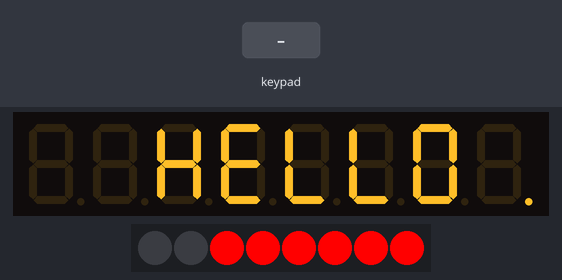
A sketch run on a simulated Arduino Uno, built with avr-gcc and run on an emulated ATmega328P. On the bench: 8-digit seven-segment display, 8 RGB LEDs in strip order, left to right. Wiring (inferred from the names in the program): TM1638 display and keys: STB pin 7; clock pin 6; DIO pin 5. Inputs (shaded band) come from the test bench.

Above: at 18.0 s.
18.1 s: key '1' pressed
At 20.04 s:
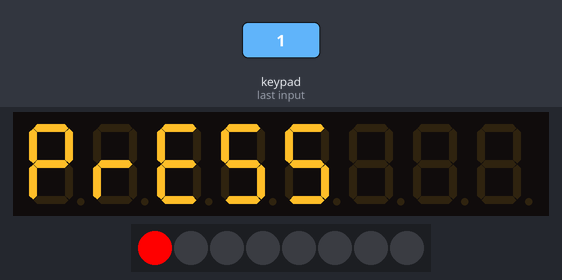
22.2 s: keypad keys 1 2 pressed 1.499 s apart
At 22.51 s:
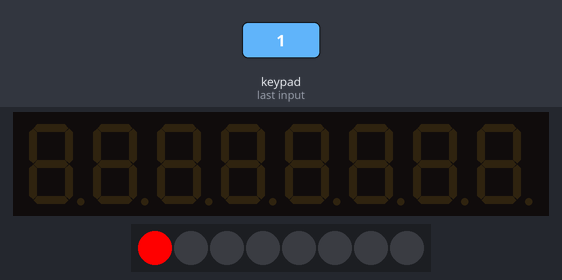
26.6 s: keypad keys 2 5 pressed 1.499 s apart
At 28.26 s:
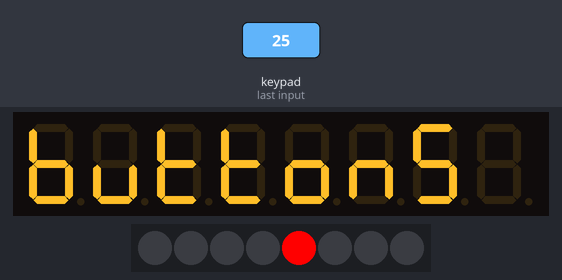
31.0 s: key '2' pressed
At 31.14 s:
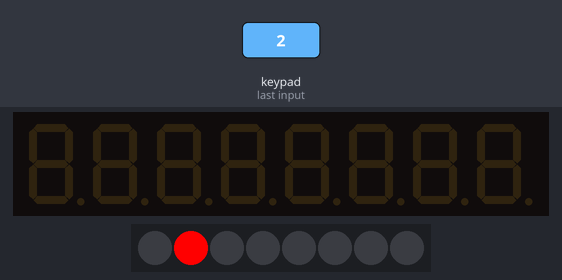
Timing chart, 0 to 33.5 s (numbered marks = the images above; inputs shaded):
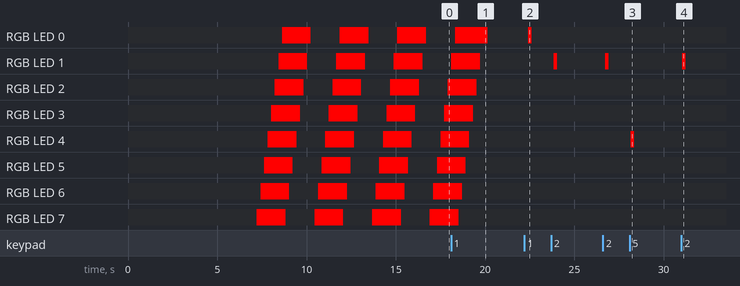

Measured:
- after the input at 18.1 s, the display: first differs from a run without the input after 1.8 s (image 1)
- after the input at 22.2 s, the display: changes after 0.21 s (image 2)

The sketch:

LED-KEY_TM1638.ino
```cpp
// Definições

#define PinData 5
#define PinClock 6
#define PinStrobe 7
#define COUNTING_MODE 0
#define SCROLL_MODE 1
#define BUTTON_MODE 2

// Funtions Prototypes

void f_reset();
void f_sendCommand(uint8_t value);
bool f_counting();
bool f_scroll();
void f_buttons();
uint8_t f_read_buttons(void);
void f_setLed(uint8_t value, uint8_t position);

// setup

void setup()
{
  pinMode(PinData, OUTPUT);
  pinMode(PinClock, OUTPUT);
  pinMode(PinStrobe, OUTPUT);
  f_sendCommand(0x88);  // Set maximum display brightness
  f_reset();
}

// loop

void loop()
{
  static uint8_t mode = COUNTING_MODE;
  switch (mode)
  {
    case COUNTING_MODE:
      mode += f_counting();
      delay(500);
      break;
    case SCROLL_MODE:
      mode += f_scroll();
      break;
    case BUTTON_MODE:
      f_buttons();
      break;
  }
  delay(200);
}

void f_reset()
{
  f_sendCommand(0x40); // Set auto increment mode
  digitalWrite(PinStrobe, LOW);
  shiftOut(PinData, PinClock, LSBFIRST, 0xc0);   // Set starting address to 0
  for (uint8_t idx = 0; idx < 16; idx++)
  {
    shiftOut(PinData, PinClock, LSBFIRST, 0x00);
  }
  digitalWrite(PinStrobe, HIGH);
}

void f_sendCommand(uint8_t value)
{
  digitalWrite(PinStrobe, LOW);
  shiftOut(PinData, PinClock, LSBFIRST, value);
  digitalWrite(PinStrobe, HIGH);
}

bool f_counting()
{
  /*0*/ /*1*/ /*2*/ /*3*/ /*4*/ /*5*/ /*6*/ /*7*/ /*8*/ /*9*/
  uint8_t digits[] = { 0x3f, 0x06, 0x5b, 0x4f, 0x66, 0x6d, 0x7d, 0x07, 0x7f, 0x6f };
  static uint8_t digit = 0;
  f_sendCommand(0x40);
  digitalWrite(PinStrobe, LOW);
  shiftOut(PinData, PinClock, LSBFIRST, 0xc0);
  for (uint8_t idx = 0; idx < 8; idx++)
  {
    shiftOut(PinData, PinClock, LSBFIRST, digits[digit]);
    shiftOut(PinData, PinClock, LSBFIRST, 0x00);
  }
  digitalWrite(PinStrobe, HIGH);
  digit = ++digit % 10;
  return digit == 0;
}

bool f_scroll()
{
  uint8_t scrollText[] =
  {
    /* */ /* */ /* */ /* */ /* */ /* */ /* */ /* */
    0x00, 0x00, 0x00, 0x00, 0x00, 0x00, 0x00, 0x00,
    /*H*/ /*E*/ /*L*/ /*L*/ /*O*/ /*.*/ /*.*/ /*.*/
    0x76, 0x79, 0x38, 0x38, 0x3f, 0x80, 0x80, 0x80,
    /* */ /* */ /* */ /* */ /* */ /* */ /* */ /* */
    0x00, 0x00, 0x00, 0x00, 0x00, 0x00, 0x00, 0x00,
    /*H*/ /*E*/ /*L*/ /*L*/ /*O*/ /*.*/ /*.*/ /*.*/
    0x76, 0x79, 0x38, 0x38, 0x3f, 0x80, 0x80, 0x80,
  };
  static uint8_t index = 0;
  uint8_t scrollLength = sizeof(scrollText);
  f_sendCommand(0x40);
  digitalWrite(PinStrobe, LOW);
  shiftOut(PinData, PinClock, LSBFIRST, 0xc0);

  for (int idx = 0; idx < 8; idx++)
  {
    uint8_t c = scrollText[(index + idx) % scrollLength];
    shiftOut(PinData, PinClock, LSBFIRST, c);
    shiftOut(PinData, PinClock, LSBFIRST, c != 0 ? 1 : 0);
  }

  digitalWrite(PinStrobe, HIGH);
  index = ++index % (scrollLength << 1);
  return index == 0;
}

void f_buttons()
{
  uint8_t promptText[] =
  {
    /*P*/ /*r*/ /*E*/ /*S*/ /*S*/ /* */ /* */ /* */
    0x73, 0x50, 0x79, 0x6d, 0x6d, 0x00, 0x00, 0x00,
    /* */ /* */ /* */ /* */ /* */ /* */ /* */ /* */
    0x00, 0x00, 0x00, 0x00, 0x00, 0x00, 0x00, 0x00,
    /*b*/ /*u*/ /*t*/ /*t*/ /*o*/ /*n*/ /*S*/ /* */
    0x7c, 0x1c, 0x78, 0x78, 0x5c, 0x54, 0x6d, 0x00,
    /* */ /* */ /* */ /* */ /* */ /* */ /* */ /* */
    0x00, 0x00, 0x00, 0x00, 0x00, 0x00, 0x00, 0x00,
  };
  static uint8_t block = 0;
  uint8_t textStartPos = (block / 4) << 3;

  for (uint8_t idx = 0; idx < 8; idx++)
  {
    f_sendCommand(0x44);
    digitalWrite(PinStrobe, LOW);
    shiftOut(PinData, PinClock, LSBFIRST, 0xC0 + (idx << 1));
    shiftOut(PinData, PinClock, LSBFIRST, promptText[textStartPos + idx]);
    digitalWrite(PinStrobe, HIGH);
  }

  block = (block + 1) % 16;
  uint8_t buttons = f_read_buttons();

  for (uint8_t idx = 0; idx < 8; idx++)
  {
    uint8_t mask = 0x1 << idx;
    f_setLed(buttons & mask ? 1 : 0, idx);
  }
}

uint8_t f_read_buttons(void)
{
  uint8_t buttons = 0;
  digitalWrite(PinStrobe, LOW);
  shiftOut(PinData, PinClock, LSBFIRST, 0x42);
  pinMode(PinData, INPUT);

  for (uint8_t idx = 0; idx < 4; idx++)
  {
    uint8_t pressed = shiftIn(PinData, PinClock, LSBFIRST) << idx;
    buttons |= pressed;
  }

  pinMode(PinData, OUTPUT);
  digitalWrite(PinStrobe, HIGH);
  return buttons;
}

void f_setLed(uint8_t value, uint8_t position)
{
  pinMode(PinData, OUTPUT);
  f_sendCommand(0x44);
  digitalWrite(PinStrobe, LOW);
  shiftOut(PinData, PinClock, LSBFIRST, 0xC1 + (position << 1));
  shiftOut(PinData, PinClock, LSBFIRST, value);
  digitalWrite(PinStrobe, HIGH);
}
```
